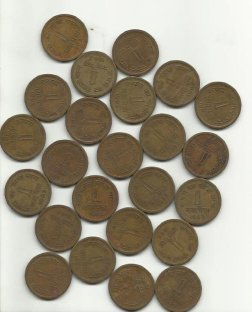
#> input picture 098.picture/coin.jpg, 252 x 312 px
$ python Watershed.py
#> lines starting #> are read from the running program, lines starting #| are printed output that depends on the picture; after the words box and inside, x2 and y2 are one past the last pixel; in counts of white or black regions, pixels touching at a corner belong together
import numpy as np
import cv2
from matplotlib import pyplot as plt

img = cv2.imread('../098.picture/coin.jpg')
#> img is the input picture: shape (312, 252, 3); mean B, G, R 136.3, 153.2, 161.4
gray = cv2.cvtColor(img,cv2.COLOR_BGR2GRAY)
ret, thresh = cv2.threshold(gray,0,255,cv2.THRESH_BINARY_INV+cv2.THRESH_OTSU)
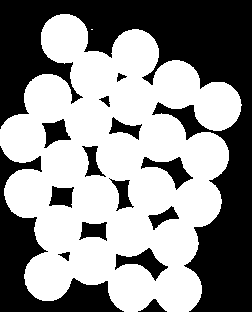
#> thresh: shape (312, 252); 55.9% white; 15 black regions, largest, box (x1, y1, x2, y2) and area: (0, 0, 252, 312) 24925, (0, 146, 124, 312) 5653, (115, 248, 168, 281) 657
#> ret = 162

# noise removal
kernel = np.ones((3,3),np.uint8)
opening = cv2.morphologyEx(thresh,cv2.MORPH_OPEN,kernel, iterations = 2)
#> opening: shape (312, 252); 55.9% white; 15 black regions, largest, box (x1, y1, x2, y2) and area: (0, 0, 252, 312) 24935, (0, 146, 124, 312) 5653, (115, 248, 168, 281) 657

# sure background area
sure_bg = cv2.dilate(opening,kernel,iterations=3)
#> sure_bg: shape (312, 252); 66.1% white; 17 black regions (5 under 20 px), largest, box (x1, y1, x2, y2) and area: (0, 0, 252, 312) 21098, (0, 155, 116, 312) 4232, (175, 109, 199, 133) 203
cv2.imshow("sure_bg",sure_bg)

# Finding sure foreground area
dist_transform = cv2.distanceTransform(opening,cv2.DIST_L2,5)
cv2.imshow("dist_transform",dist_transform)
ret, sure_fg = cv2.threshold(dist_transform,0.7*dist_transform.max(),255,0)
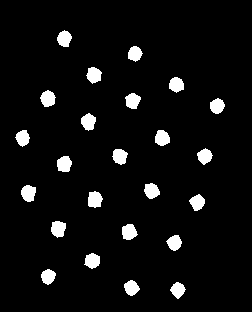
#> sure_fg: shape (312, 252) float32; 5.6% white; 24 white regions, largest, box (x1, y1, x2, y2) and area: (88, 191, 103, 208) 198, (21, 185, 36, 202) 196, (51, 221, 66, 238) 196
#> ret = 16.78
cv2.imshow("sure_fg",sure_fg)

# Finding unknown region
sure_fg = np.uint8(sure_fg)
unknown = cv2.subtract(sure_bg,sure_fg)

cv2.imshow("unknown",unknown)

# Marker labelling
ret, markers = cv2.connectedComponents(sure_fg)
#> markers: shape (312, 252) int32; 25 distinct labels, from 0 to 24
#> ret = 25
print(markers)
#> (printed output is left out)
# Add one to all labels so that sure background is not 0, but 1
markers = markers+1
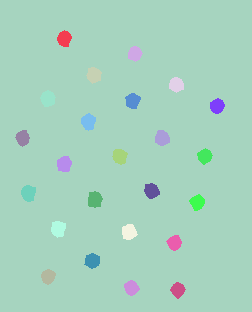
#> markers: shape (312, 252) int32; 25 distinct labels, from 1 to 25; one colour per label, 0 black
print(markers)
#> (printed output is left out)
plt.hist(markers.ravel(), 42, [-1, 40])
plt.show()
#> figure, not shown here; tallest bar 74229 high, from x = 0.952 to 1.93
# Now, mark the region of unknown with zero
markers[unknown==255] = 0
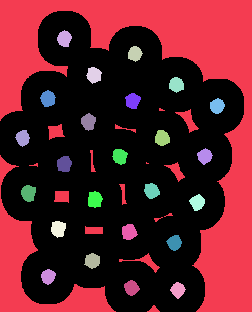
#> markers: shape (312, 252) int32; 26 distinct labels, from 0 to 25; one colour per label, 0 black
cv2.imshow("marker1",markers)

print(markers.shape)
#| (312, 252)
print(type(markers))
#| <class 'numpy.ndarray'>
print("***")
print(markers)
#> (printed output is left out)
print("***")
markers1 = cv2.watershed(img,markers)
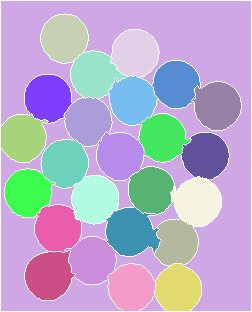
#> markers1: shape (312, 252) int32; 26 distinct labels, from -1 to 25; one colour per label, 0 black, -1 white
print(markers1)
#> (printed output is left out)
print("***")
print(markers)
#> (printed output is left out)
plt.hist(markers.ravel(), 42, [-1, 40])
plt.show()
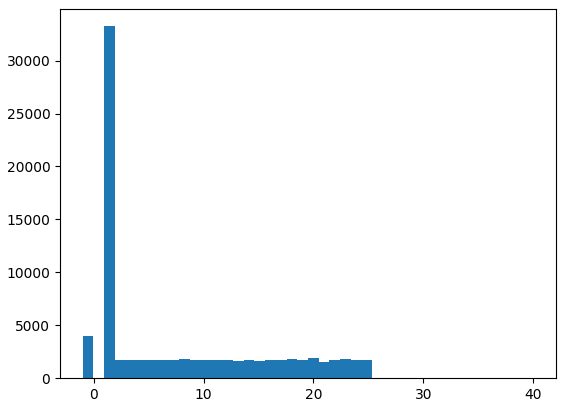
#> figure drawn by matplotlib, 1 panel; tallest bar 33246 high, from x = 0.952 to 1.93

thresh[markers1 == -1] = [125]
#> thresh: shape (312, 252); 5.06% of pixels changed, all inside (x1, y1, x2, y2) = (0, 0, 252, 312)
img[markers1 == -1] = [0,255,0]
print(thresh.shape)
#| (312, 252)
print(markers.shape)
#| (312, 252)
markers =markers*10
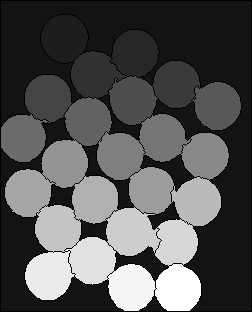
#> markers: shape (312, 252) int32; min -10, max 250, mean 74.9; drawn with min black and max white
cv2.imwrite("markers.jpg",markers)
cv2.imwrite("markers1.jpg",markers1)
cv2.imshow("thresh",thresh)
cv2.imshow("img",img)
cv2.imwrite('../098.picture/water_img.jpg',img)
# =============================================================================
# Final = cv2.addWeighted(thresh,0.5,img,0.5,0)
# cv2.imshow("Final",Final)
# =============================================================================
cv2.waitKey(0)
cv2.destroyAllWindows()
